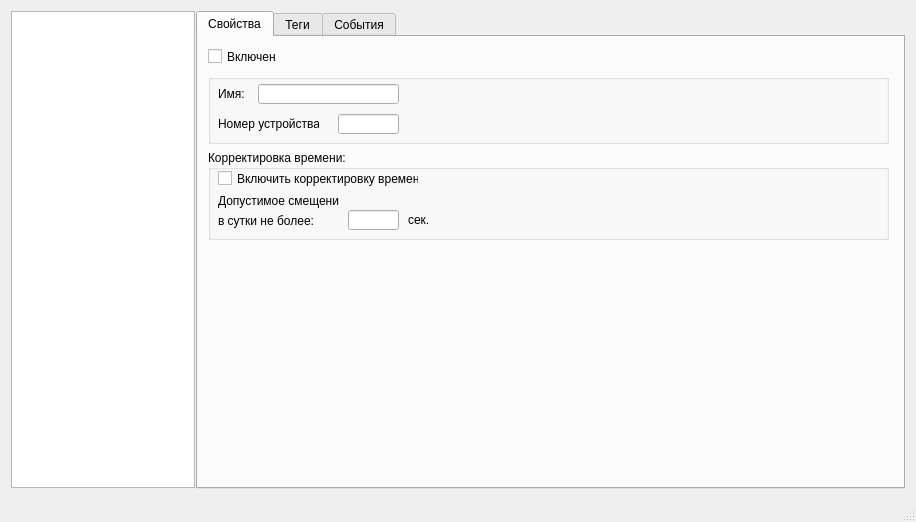
<?xml version="1.0" encoding="UTF-8"?>
<ui version="4.0">
 <class>MainWindow</class>
 <widget class="QMainWindow" name="MainWindow">
  <property name="geometry">
   <rect>
    <x>0</x>
    <y>0</y>
    <width>916</width>
    <height>520</height>
   </rect>
  </property>
  <property name="windowTitle">
   <string>MainWindow</string>
  </property>
  <widget class="QWidget" name="centralWidget">
   <property name="minimumSize">
    <size>
     <width>800</width>
     <height>500</height>
    </size>
   </property>
   <layout class="QVBoxLayout" name="verticalLayout_6">
    <item>
     <layout class="QHBoxLayout" name="horizontalLayout">
      <property name="spacing">
       <number>1</number>
      </property>
      <item>
       <layout class="QVBoxLayout" name="verticalLayout_3" stretch="0">
        <property name="spacing">
         <number>1</number>
        </property>
        <property name="leftMargin">
         <number>0</number>
        </property>
        <property name="topMargin">
         <number>0</number>
        </property>
        <property name="rightMargin">
         <number>0</number>
        </property>
        <property name="bottomMargin">
         <number>1</number>
        </property>
        <item>
         <widget class="QTreeWidget" name="treeWidget">
          <property name="sizePolicy">
           <sizepolicy hsizetype="Fixed" vsizetype="Expanding">
            <horstretch>0</horstretch>
            <verstretch>0</verstretch>
           </sizepolicy>
          </property>
          <property name="minimumSize">
           <size>
            <width>0</width>
            <height>0</height>
           </size>
          </property>
          <property name="maximumSize">
           <size>
            <width>184</width>
            <height>16777215</height>
           </size>
          </property>
          <attribute name="headerVisible">
           <bool>false</bool>
          </attribute>
          <attribute name="headerDefaultSectionSize">
           <number>100</number>
          </attribute>
          <column>
           <property name="text">
            <string notr="true">1</string>
           </property>
          </column>
         </widget>
        </item>
       </layout>
      </item>
      <item>
       <widget class="QTabWidget" name="tabWidget">
        <property name="sizePolicy">
         <sizepolicy hsizetype="Expanding" vsizetype="Expanding">
          <horstretch>0</horstretch>
          <verstretch>0</verstretch>
         </sizepolicy>
        </property>
        <property name="minimumSize">
         <size>
          <width>100</width>
          <height>0</height>
         </size>
        </property>
        <property name="currentIndex">
         <number>0</number>
        </property>
        <widget class="QWidget" name="tab_1">
         <attribute name="title">
          <string>Свойства</string>
         </attribute>
         <layout class="QVBoxLayout" name="verticalLayout_7">
          <property name="spacing">
           <number>1</number>
          </property>
          <property name="margin">
           <number>0</number>
          </property>
          <item>
           <widget class="QStackedWidget" name="stackedWidget">
            <property name="currentIndex">
             <number>2</number>
            </property>
            <widget class="QWidget" name="page_1">
             <widget class="QLabel" name="label_8">
              <property name="geometry">
               <rect>
                <x>10</x>
                <y>10</y>
                <width>105</width>
                <height>20</height>
               </rect>
              </property>
              <property name="text">
               <string>Период обновления:</string>
              </property>
             </widget>
             <widget class="QLineEdit" name="editDriverUpdate">
              <property name="geometry">
               <rect>
                <x>130</x>
                <y>10</y>
                <width>81</width>
                <height>20</height>
               </rect>
              </property>
             </widget>
             <widget class="QLabel" name="label_9">
              <property name="geometry">
               <rect>
                <x>220</x>
                <y>10</y>
                <width>16</width>
                <height>20</height>
               </rect>
              </property>
              <property name="text">
               <string>мс</string>
              </property>
             </widget>
            </widget>
            <widget class="QWidget" name="page_2">
             <layout class="QVBoxLayout" name="verticalLayout_8">
              <item>
               <layout class="QVBoxLayout" name="verticalLayout_4">
                <property name="spacing">
                 <number>6</number>
                </property>
                <item>
                 <widget class="QCheckBox" name="cbPortEnable">
                  <property name="minimumSize">
                   <size>
                    <width>0</width>
                    <height>20</height>
                   </size>
                  </property>
                  <property name="text">
                   <string>Включен</string>
                  </property>
                 </widget>
                </item>
                <item>
                 <widget class="QGroupBox" name="groupBox_4">
                  <property name="maximumSize">
                   <size>
                    <width>16777215</width>
                    <height>40</height>
                   </size>
                  </property>
                  <property name="title">
                   <string/>
                  </property>
                  <widget class="QLineEdit" name="editPortName">
                   <property name="geometry">
                    <rect>
                     <x>50</x>
                     <y>10</y>
                     <width>140</width>
                     <height>20</height>
                    </rect>
                   </property>
                   <property name="maximumSize">
                    <size>
                     <width>140</width>
                     <height>20</height>
                    </size>
                   </property>
                   <property name="maxLength">
                    <number>16</number>
                   </property>
                  </widget>
                  <widget class="QLabel" name="label_16">
                   <property name="geometry">
                    <rect>
                     <x>10</x>
                     <y>10</y>
                     <width>34</width>
                     <height>20</height>
                    </rect>
                   </property>
                   <property name="minimumSize">
                    <size>
                     <width>34</width>
                     <height>0</height>
                    </size>
                   </property>
                   <property name="maximumSize">
                    <size>
                     <width>16777215</width>
                     <height>20</height>
                    </size>
                   </property>
                   <property name="text">
                    <string>Имя:</string>
                   </property>
                  </widget>
                 </widget>
                </item>
                <item>
                 <widget class="QGroupBox" name="groupBox_6">
                  <property name="maximumSize">
                   <size>
                    <width>16777215</width>
                    <height>40</height>
                   </size>
                  </property>
                  <property name="title">
                   <string/>
                  </property>
                  <widget class="QLabel" name="label_18">
                   <property name="geometry">
                    <rect>
                     <x>10</x>
                     <y>10</y>
                     <width>91</width>
                     <height>20</height>
                    </rect>
                   </property>
                   <property name="minimumSize">
                    <size>
                     <width>34</width>
                     <height>0</height>
                    </size>
                   </property>
                   <property name="maximumSize">
                    <size>
                     <width>16777215</width>
                     <height>20</height>
                    </size>
                   </property>
                   <property name="text">
                    <string>Период опроса:</string>
                   </property>
                  </widget>
                  <widget class="QLineEdit" name="editPollPeriod">
                   <property name="geometry">
                    <rect>
                     <x>130</x>
                     <y>10</y>
                     <width>61</width>
                     <height>20</height>
                    </rect>
                   </property>
                   <property name="text">
                    <string>0</string>
                   </property>
                   <property name="maxLength">
                    <number>6</number>
                   </property>
                  </widget>
                  <widget class="QLabel" name="label_19">
                   <property name="geometry">
                    <rect>
                     <x>200</x>
                     <y>10</y>
                     <width>31</width>
                     <height>20</height>
                    </rect>
                   </property>
                   <property name="text">
                    <string>мс</string>
                   </property>
                  </widget>
                 </widget>
                </item>
                <item>
                 <widget class="QGroupBox" name="groupBox_3">
                  <property name="maximumSize">
                   <size>
                    <width>16777215</width>
                    <height>80</height>
                   </size>
                  </property>
                  <property name="title">
                   <string>Способ подключения:</string>
                  </property>
                  <layout class="QVBoxLayout" name="verticalLayout_5">
                   <item>
                    <widget class="QRadioButton" name="rbCOM">
                     <property name="text">
                      <string>Последовательный порт</string>
                     </property>
                     <property name="checked">
                      <bool>true</bool>
                     </property>
                    </widget>
                   </item>
                   <item>
                    <widget class="QRadioButton" name="rbTCP">
                     <property name="text">
                      <string>COM over TCP</string>
                     </property>
                    </widget>
                   </item>
                  </layout>
                 </widget>
                </item>
                <item>
                 <layout class="QHBoxLayout" name="horizontalLayout_3">
                  <property name="spacing">
                   <number>6</number>
                  </property>
                  <item>
                   <widget class="QGroupBox" name="groupBox">
                    <property name="title">
                     <string>COM:</string>
                    </property>
                    <widget class="QLabel" name="label_3">
                     <property name="geometry">
                      <rect>
                       <x>10</x>
                       <y>50</y>
                       <width>81</width>
                       <height>22</height>
                      </rect>
                     </property>
                     <property name="text">
                      <string>Скорость:</string>
                     </property>
                    </widget>
                    <widget class="QComboBox" name="cbBaud">
                     <property name="geometry">
                      <rect>
                       <x>100</x>
                       <y>50</y>
                       <width>61</width>
                       <height>22</height>
                      </rect>
                     </property>
                     <property name="currentIndex">
                      <number>3</number>
                     </property>
                     <item>
                      <property name="text">
                       <string>1200</string>
                      </property>
                     </item>
                     <item>
                      <property name="text">
                       <string>2400</string>
                      </property>
                     </item>
                     <item>
                      <property name="text">
                       <string>4800</string>
                      </property>
                     </item>
                     <item>
                      <property name="text">
                       <string>9600</string>
                      </property>
                     </item>
                     <item>
                      <property name="text">
                       <string>19200</string>
                      </property>
                     </item>
                     <item>
                      <property name="text">
                       <string>38400</string>
                      </property>
                     </item>
                     <item>
                      <property name="text">
                       <string>57600</string>
                      </property>
                     </item>
                     <item>
                      <property name="text">
                       <string>115200</string>
                      </property>
                     </item>
                    </widget>
                    <widget class="QComboBox" name="cbStopBits">
                     <property name="geometry">
                      <rect>
                       <x>100</x>
                       <y>140</y>
                       <width>61</width>
                       <height>22</height>
                      </rect>
                     </property>
                     <item>
                      <property name="text">
                       <string>1</string>
                      </property>
                     </item>
                     <item>
                      <property name="text">
                       <string>2</string>
                      </property>
                     </item>
                    </widget>
                    <widget class="QLabel" name="label_4">
                     <property name="geometry">
                      <rect>
                       <x>10</x>
                       <y>80</y>
                       <width>81</width>
                       <height>22</height>
                      </rect>
                     </property>
                     <property name="text">
                      <string>Бит данных:</string>
                     </property>
                    </widget>
                    <widget class="QLabel" name="label_2">
                     <property name="geometry">
                      <rect>
                       <x>10</x>
                       <y>20</y>
                       <width>81</width>
                       <height>22</height>
                      </rect>
                     </property>
                     <property name="text">
                      <string>Порт:</string>
                     </property>
                    </widget>
                    <widget class="QComboBox" name="cbDataBits">
                     <property name="geometry">
                      <rect>
                       <x>100</x>
                       <y>80</y>
                       <width>61</width>
                       <height>22</height>
                      </rect>
                     </property>
                     <property name="currentIndex">
                      <number>2</number>
                     </property>
                     <item>
                      <property name="text">
                       <string>5</string>
                      </property>
                     </item>
                     <item>
                      <property name="text">
                       <string>7</string>
                      </property>
                     </item>
                     <item>
                      <property name="text">
                       <string>8</string>
                      </property>
                     </item>
                    </widget>
                    <widget class="QLabel" name="label_5">
                     <property name="geometry">
                      <rect>
                       <x>10</x>
                       <y>140</y>
                       <width>81</width>
                       <height>22</height>
                      </rect>
                     </property>
                     <property name="text">
                      <string>Стоповых бит:</string>
                     </property>
                    </widget>
                    <widget class="QComboBox" name="cbParity">
                     <property name="geometry">
                      <rect>
                       <x>100</x>
                       <y>110</y>
                       <width>61</width>
                       <height>22</height>
                      </rect>
                     </property>
                     <item>
                      <property name="text">
                       <string>none</string>
                      </property>
                     </item>
                     <item>
                      <property name="text">
                       <string>even</string>
                      </property>
                     </item>
                     <item>
                      <property name="text">
                       <string>odd</string>
                      </property>
                     </item>
                    </widget>
                    <widget class="QLabel" name="label_6">
                     <property name="geometry">
                      <rect>
                       <x>10</x>
                       <y>110</y>
                       <width>81</width>
                       <height>22</height>
                      </rect>
                     </property>
                     <property name="text">
                      <string>Четоность:</string>
                     </property>
                    </widget>
                    <widget class="QLineEdit" name="editNumPort">
                     <property name="geometry">
                      <rect>
                       <x>100</x>
                       <y>20</y>
                       <width>61</width>
                       <height>20</height>
                      </rect>
                     </property>
                     <property name="text">
                      <string>0</string>
                     </property>
                     <property name="maxLength">
                      <number>6</number>
                     </property>
                    </widget>
                   </widget>
                  </item>
                  <item>
                   <widget class="QGroupBox" name="groupBox_2">
                    <property name="title">
                     <string>TCP IP:</string>
                    </property>
                    <widget class="QLineEdit" name="editPortIP">
                     <property name="enabled">
                      <bool>false</bool>
                     </property>
                     <property name="geometry">
                      <rect>
                       <x>240</x>
                       <y>20</y>
                       <width>61</width>
                       <height>20</height>
                      </rect>
                     </property>
                     <property name="text">
                      <string>4000</string>
                     </property>
                     <property name="maxLength">
                      <number>5</number>
                     </property>
                    </widget>
                    <widget class="QLineEdit" name="editAddressIP">
                     <property name="enabled">
                      <bool>false</bool>
                     </property>
                     <property name="geometry">
                      <rect>
                       <x>50</x>
                       <y>20</y>
                       <width>121</width>
                       <height>20</height>
                      </rect>
                     </property>
                     <property name="text">
                      <string>127.0.0.1</string>
                     </property>
                     <property name="maxLength">
                      <number>15</number>
                     </property>
                    </widget>
                    <widget class="QLabel" name="label_10">
                     <property name="geometry">
                      <rect>
                       <x>10</x>
                       <y>20</y>
                       <width>41</width>
                       <height>20</height>
                      </rect>
                     </property>
                     <property name="text">
                      <string>IP:</string>
                     </property>
                    </widget>
                    <widget class="QLabel" name="label_11">
                     <property name="geometry">
                      <rect>
                       <x>200</x>
                       <y>20</y>
                       <width>41</width>
                       <height>20</height>
                      </rect>
                     </property>
                     <property name="text">
                      <string>Порт:</string>
                     </property>
                    </widget>
                    <widget class="QLabel" name="label_12">
                     <property name="geometry">
                      <rect>
                       <x>110</x>
                       <y>50</y>
                       <width>131</width>
                       <height>20</height>
                      </rect>
                     </property>
                     <property name="text">
                      <string>Таймаут подключения:</string>
                     </property>
                    </widget>
                    <widget class="QLineEdit" name="editTimeoutTCP">
                     <property name="enabled">
                      <bool>false</bool>
                     </property>
                     <property name="geometry">
                      <rect>
                       <x>240</x>
                       <y>50</y>
                       <width>61</width>
                       <height>20</height>
                      </rect>
                     </property>
                     <property name="text">
                      <string>2000</string>
                     </property>
                     <property name="maxLength">
                      <number>5</number>
                     </property>
                    </widget>
                    <widget class="QLabel" name="label_20">
                     <property name="geometry">
                      <rect>
                       <x>310</x>
                       <y>50</y>
                       <width>21</width>
                       <height>20</height>
                      </rect>
                     </property>
                     <property name="text">
                      <string>мс</string>
                     </property>
                    </widget>
                   </widget>
                  </item>
                 </layout>
                </item>
               </layout>
              </item>
             </layout>
            </widget>
            <widget class="QWidget" name="page_3">
             <widget class="QCheckBox" name="cbDeviceEnable">
              <property name="geometry">
               <rect>
                <x>10</x>
                <y>11</y>
                <width>70</width>
                <height>17</height>
               </rect>
              </property>
              <property name="text">
               <string>Включен</string>
              </property>
             </widget>
             <widget class="QGroupBox" name="groupBox_5">
              <property name="geometry">
               <rect>
                <x>10</x>
                <y>37</y>
                <width>681</width>
                <height>70</height>
               </rect>
              </property>
              <property name="maximumSize">
               <size>
                <width>16777215</width>
                <height>100</height>
               </size>
              </property>
              <property name="title">
               <string/>
              </property>
              <widget class="QLineEdit" name="editNumDevice">
               <property name="geometry">
                <rect>
                 <x>130</x>
                 <y>40</y>
                 <width>61</width>
                 <height>20</height>
                </rect>
               </property>
               <property name="maxLength">
                <number>6</number>
               </property>
              </widget>
              <widget class="QLabel" name="label_15">
               <property name="geometry">
                <rect>
                 <x>10</x>
                 <y>40</y>
                 <width>101</width>
                 <height>20</height>
                </rect>
               </property>
               <property name="text">
                <string>Номер устройства:</string>
               </property>
              </widget>
              <widget class="QLabel" name="label_14">
               <property name="geometry">
                <rect>
                 <x>10</x>
                 <y>10</y>
                 <width>35</width>
                 <height>20</height>
                </rect>
               </property>
               <property name="text">
                <string>Имя:</string>
               </property>
              </widget>
              <widget class="QLineEdit" name="editDeviceName">
               <property name="geometry">
                <rect>
                 <x>50</x>
                 <y>10</y>
                 <width>141</width>
                 <height>20</height>
                </rect>
               </property>
               <property name="maxLength">
                <number>16</number>
               </property>
              </widget>
             </widget>
             <widget class="QGroupBox" name="groupBox_8">
              <property name="geometry">
               <rect>
                <x>10</x>
                <y>113</y>
                <width>681</width>
                <height>90</height>
               </rect>
              </property>
              <property name="maximumSize">
               <size>
                <width>16777215</width>
                <height>100</height>
               </size>
              </property>
              <property name="title">
               <string>Корректировка времени:</string>
              </property>
              <widget class="QLabel" name="label_22">
               <property name="geometry">
                <rect>
                 <x>10</x>
                 <y>40</y>
                 <width>121</width>
                 <height>21</height>
                </rect>
               </property>
               <property name="text">
                <string>Допустимое смещение</string>
               </property>
              </widget>
              <widget class="QLineEdit" name="editTimeShiftMax">
               <property name="geometry">
                <rect>
                 <x>140</x>
                 <y>60</y>
                 <width>51</width>
                 <height>20</height>
                </rect>
               </property>
               <property name="maxLength">
                <number>16</number>
               </property>
              </widget>
              <widget class="QLabel" name="label_21">
               <property name="geometry">
                <rect>
                 <x>200</x>
                 <y>60</y>
                 <width>31</width>
                 <height>20</height>
                </rect>
               </property>
               <property name="text">
                <string>сек.</string>
               </property>
              </widget>
              <widget class="QCheckBox" name="cbTimeCorrectEnable">
               <property name="geometry">
                <rect>
                 <x>10</x>
                 <y>20</y>
                 <width>201</width>
                 <height>17</height>
                </rect>
               </property>
               <property name="text">
                <string>Включить корректировку времени</string>
               </property>
              </widget>
              <widget class="QLabel" name="label_23">
               <property name="geometry">
                <rect>
                 <x>10</x>
                 <y>60</y>
                 <width>111</width>
                 <height>21</height>
                </rect>
               </property>
               <property name="text">
                <string>в сутки не более:</string>
               </property>
              </widget>
             </widget>
            </widget>
           </widget>
          </item>
         </layout>
        </widget>
        <widget class="QWidget" name="tab_2">
         <attribute name="title">
          <string>Теги</string>
         </attribute>
         <layout class="QVBoxLayout" name="verticalLayout">
          <property name="spacing">
           <number>0</number>
          </property>
          <property name="margin">
           <number>0</number>
          </property>
          <item>
           <widget class="QTableWidget" name="tagView">
            <property name="acceptDrops">
             <bool>false</bool>
            </property>
            <property name="frameShape">
             <enum>QFrame::NoFrame</enum>
            </property>
            <property name="editTriggers">
             <set>QAbstractItemView::AllEditTriggers</set>
            </property>
            <property name="defaultDropAction">
             <enum>Qt::IgnoreAction</enum>
            </property>
            <property name="textElideMode">
             <enum>Qt::ElideRight</enum>
            </property>
            <attribute name="verticalHeaderDefaultSectionSize">
             <number>20</number>
            </attribute>
           </widget>
          </item>
         </layout>
        </widget>
        <widget class="QWidget" name="tab_3">
         <attribute name="title">
          <string>События</string>
         </attribute>
         <layout class="QVBoxLayout" name="verticalLayout_2">
          <property name="spacing">
           <number>0</number>
          </property>
          <property name="margin">
           <number>0</number>
          </property>
          <item>
           <widget class="QListWidget" name="logView">
            <property name="frameShape">
             <enum>QFrame::NoFrame</enum>
            </property>
            <property name="autoScrollMargin">
             <number>20</number>
            </property>
           </widget>
          </item>
         </layout>
        </widget>
       </widget>
      </item>
     </layout>
    </item>
   </layout>
  </widget>
  <widget class="QStatusBar" name="statusBar"/>
 </widget>
 <layoutdefault spacing="6" margin="11"/>
 <resources/>
 <connections/>
</ui>
